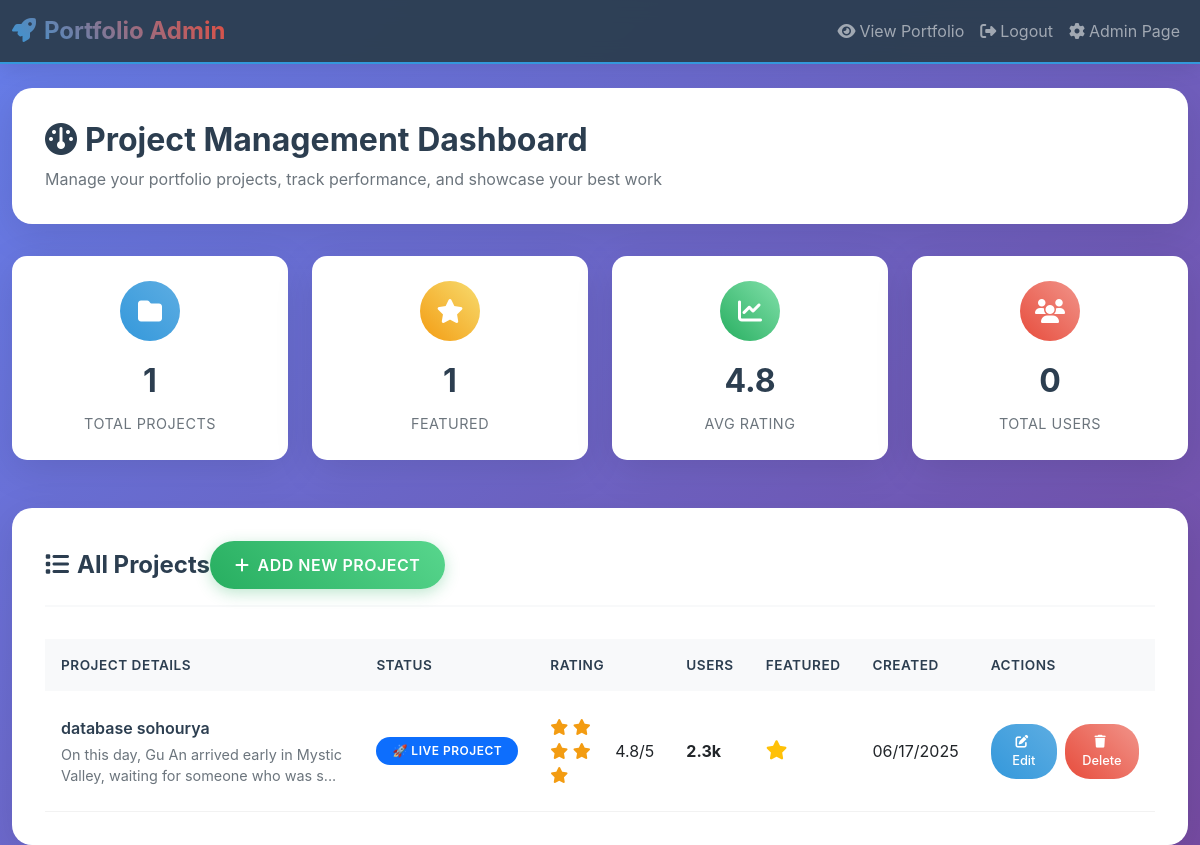
The page /admin (signed in) on the database its author committed.
### models.py (models this page shows, shortened)
    class Project(db.Model):
        id = db.Column(db.Integer, primary_key=True)
        title = db.Column(db.String(100), nullable=False)
        description = db.Column(db.Text, nullable=False)
        thumbnail_url = db.Column(db.String(500))
        project_url = db.Column(db.String(500))
        github_url = db.Column(db.String(500))
        technologies = db.Column(db.String(500))  # Comma-separated tech stack
        status = db.Column(db.String(50), default='🚀 Live Project')  # Live Project, Client Project, Side Project, etc.
        rating = db.Column(db.Float, default=0.0)
        users_count = db.Column(db.String(20))  # e.g., "2.3k users"
        metrics = db.Column(db.String(200))  # e.g., "300% ROI, 6 weeks"
        created_at = db.Column(db.DateTime, default=datetime.utcnow)
        updated_at = db.Column(db.DateTime, default=datetime.utcnow, onupdate=datetime.utcnow)
        is_featured = db.Column(db.Boolean, default=True)

### routes.py (the view)
@app.route('/admin')
@login_required
def admin_dashboard():
    if not current_user.is_admin:
        flash('Access denied.', 'error')
        return redirect(url_for('index'))
    projects = app.Project.query.order_by(app.Project.created_at.desc()).all()
    contacts = app.Contact.query.order_by(app.Contact.created_at.desc()).all()
    return render_template('admin_dashboard.html', projects=projects, contacts=contacts)

### app.py (called while the page is built)
@login_manager.user_loader
def load_user(user_id):
    return app.User.query.get(int(user_id))

### templates/admin_dashboard.html (shortened to what this page needs)
<!DOCTYPE html>
<html lang="en">
<head>
    <link href="https://cdn.jsdelivr.net/npm/bootstrap@5.3.0/dist/css/bootstrap.min.css" rel="stylesheet">
    <link href="https://cdnjs.cloudflare.com/ajax/libs/font-awesome/6.4.0/css/all.min.css" rel="stylesheet">
</head>
<body>
    <nav class="navbar navbar-expand-lg navbar-dark">
        <div class="container">
            <a class="navbar-brand" href="#">
                <i class="fas fa-rocket me-2"></i>Portfolio Admin
            </a>
            <div class="navbar-nav ms-auto">
                <a class="nav-link" href="{{ url_for('index') }}">
                    <i class="fas fa-eye me-1"></i>View Portfolio
                </a>
                <a class="nav-link" href="{{ url_for('admin_logout') }}">
                    <i class="fas fa-sign-out-alt me-1"></i>Logout
                </a>
                 <a class="nav-link" href="{{ url_for('admin_dashboard') }}">
                    <i class="fas fa-cog me-1"></i>Admin Page
                </a>
            </div>
        </div>
    </nav>
    <div class="container mt-4">
        <div class="admin-header">
            <h2><i class="fas fa-dashboard me-2"></i>Project Management Dashboard</h2>
            <p>Manage your portfolio projects, track performance, and showcase your best work</p>
        </div>
        <div class="row stats-row">
            <div class="col-lg-3 col-md-6 mb-3">
                <div class="stat-card">
                    <div class="stat-icon projects">
                        <i class="fas fa-folder"></i>
                    </div>
                    <div class="stat-number">{{ projects|length }}</div>
                    <div class="stat-label">Total Projects</div>
                </div>
            </div>
            <div class="col-lg-3 col-md-6 mb-3">
                <div class="stat-card">
                    <div class="stat-icon featured">
                        <i class="fas fa-star"></i>
                    </div>
                    <div class="stat-number">{{ projects|selectattr('is_featured')|list|length }}</div>
                    <div class="stat-label">Featured</div>
                </div>
            </div>
            <div class="col-lg-3 col-md-6 mb-3">
                <div class="stat-card">
                    <div class="stat-icon rating">
                        <i class="fas fa-chart-line"></i>
                    </div>
                    <div class="stat-number">{{ "%.1f"|format((projects|sum(attribute='rating')/projects|length) if projects else 0) }}</div>
                    <div class="stat-label">Avg Rating</div>
                </div>
            </div>
            <div class="col-lg-3 col-md-6 mb-3">
                <div class="stat-card">
                    <div class="stat-icon users">
                        <i class="fas fa-users"></i>
                    </div>
                    <div class="stat-number">{{ projects|selectattr('users_count')|map(attribute='users_count')|map('int')|sum|default(0) }}</div>
                    <div class="stat-label">Total Users</div>
                </div>
            </div>
        </div>
        <div class="projects-table-container">
            <div class="table-header">
                <h3 class="table-title">
                    <i class="fas fa-list me-2"></i>All Projects
                </h3>
                <a href="{{ url_for('add_project') }}" class="btn btn-success btn-add-project">
                    <i class="fas fa-plus me-2"></i>Add New Project
                </a>
            </div>
            <div class="table-responsive">
                <table class="table">
                    <thead>
                        <tr>
                            <th>Project Details</th>
                            <th>Status</th>
                            <th>Rating</th>
                            <th>Users</th>
                            <th>Featured</th>
                            <th>Created</th>
                            <th>Actions</th>
                        </tr>
                    </thead>
                    <tbody>
                        {% for project in projects %}
                        <tr>
                            <td>
                                <div class="project-title">{{ project.title }}</div>
                                <div class="project-description">{{ project.description[:80] }}{% if project.description|length > 80 %}...{% endif %}</div>
                            </td>
                            <td>
                                <span class="badge status-badge bg-primary">{{ project.status }}</span>
                            </td>
                            <td>
                                <div class="rating-display">
                                    <span class="rating-stars">
                                        {% for i in range(5) %}
                                            <i class="fas fa-star{% if i >= project.rating %} text-muted{% endif %}"></i>
                                        {% endfor %}
                                    </span>
                                    <span>{{ project.rating }}/5</span>
                                </div>
                            </td>
                            <td>
                                <strong>{{ project.users_count or 'N/A' }}</strong>
                            </td>
                            <td>
                                {% if project.is_featured %}
                                    <i class="fas fa-star text-warning featured-icon"></i>
                                {% else %}
                                    <i class="far fa-star text-muted"></i>
                                {% endif %}
                            </td>
                            <td>{{ project.created_at.strftime('%m/%d/%Y') }}</td>
                            <td>
                                <div class="action-buttons">
                                    <a href="{{ url_for('edit_project', project_id=project.id) }}" class="btn btn-action btn-edit">
                                        <i class="fas fa-edit me-1"></i>Edit
                                    </a>
                                    <form method="POST" action="{{ url_for('delete_project', project_id=project.id) }}" class="d-inline delete-form">
                                        <button type="submit" class="btn btn-action btn-delete">
                                            <i class="fas fa-trash me-1"></i>Delete
                                        </button>
                                    </form>
                                </div>
                            </td>
                        </tr>
                        {% endfor %}
                    </tbody>
                </table>
            </div>
        </div>
    </div>
</body>
</html>

### templates/admin_dashboard.html (style rules this page uses)
:root { --primary-color: #2C3E50; --secondary-color: #ECF0F1; --accent-color: #3498DB; --success-color: #27AE60; --danger-color: #E74C3C; --warning-color: #F39C12; --white: #ffffff; --light-gray: #f8f9fa; --transition: all 0.3s ease; --shadow-soft: 0 10px 40px rgba(0, 0, 0, 0.1); --shadow-hover: 0 20px 60px rgba(0, 0, 0, 0.15); }
body { background: linear-gradient(135deg, #667eea 0%, #764ba2 100%); min-height: 100vh; font-family: 'Inter', sans-serif; }
.navbar { background: rgba(44, 62, 80, 0.95) !important; backdrop-filter: blur(10px); border-bottom: 2px solid var(--accent-color); box-shadow: 0 4px 20px rgba(0, 0, 0, 0.1); }
.navbar-brand { font-weight: 700; font-size: 1.5rem; background: linear-gradient(45deg, var(--accent-color), #E74C3C); -webkit-background-clip: text; -webkit-text-fill-color: transparent; background-clip: text; }
.container { max-width: 1200px; }
.admin-header { background: white; border-radius: 20px; padding: 2rem; margin-bottom: 2rem; box-shadow: var(--shadow-soft); border: 1px solid rgba(255, 255, 255, 0.2); animation: slideInDown 0.6s ease; }
.admin-header h2 { color: var(--primary-color); font-weight: 700; margin-bottom: 0.5rem; }
.admin-header p { color: #6c757d; margin-bottom: 0; }
.stats-row { margin-bottom: 2rem; }
.stat-card { background: white; border-radius: 15px; padding: 1.5rem; text-align: center; box-shadow: var(--shadow-soft); transition: var(--transition); border: 1px solid rgba(255, 255, 255, 0.2); animation: fadeInUp 0.6s ease; animation-fill-mode: both; }
.stat-card:nth-child(1) { animation-delay: 0.1s; }
.stat-icon { width: 60px; height: 60px; border-radius: 50%; display: flex; align-items: center; justify-content: center; margin: 0 auto 1rem; font-size: 1.5rem; color: white; }
.stat-icon.projects { background: linear-gradient(45deg, var(--accent-color), #5DADE2); }
.stat-icon.featured { background: linear-gradient(45deg, var(--warning-color), #F7DC6F); }
.stat-icon.rating { background: linear-gradient(45deg, var(--success-color), #82E0AA); }
.stat-icon.users { background: linear-gradient(45deg, var(--danger-color), #F1948A); }
.stat-number { font-size: 2rem; font-weight: 700; color: var(--primary-color); margin-bottom: 0.5rem; }
.stat-label { color: #6c757d; font-size: 0.9rem; text-transform: uppercase; letter-spacing: 0.5px; }
.projects-table-container { background: white; border-radius: 20px; padding: 2rem; box-shadow: var(--shadow-soft); border: 1px solid rgba(255, 255, 255, 0.2); animation: fadeInUp 0.8s ease 0.3s both; }
.table-header { display: flex; justify-content: between; align-items: center; margin-bottom: 2rem; padding-bottom: 1rem; border-bottom: 2px solid var(--light-gray); }
.table-title { color: var(--primary-color); font-weight: 700; font-size: 1.5rem; margin: 0; }
.btn-add-project { background: linear-gradient(45deg, var(--success-color), #58D68D); border: none; border-radius: 50px; padding: 12px 25px; font-weight: 600; text-transform: uppercase; letter-spacing: 0.5px; transition: var(--transition); box-shadow: 0 4px 15px rgba(39, 174, 96, 0.3); }
.table { margin-bottom: 0; }
.table thead th { background: var(--light-gray); color: var(--primary-color); font-weight: 600; border: none; padding: 1rem; text-transform: uppercase; letter-spacing: 0.5px; font-size: 0.85rem; }
.table tbody tr { transition: var(--transition); border: none; }
.table tbody td { padding: 1.5rem 1rem; vertical-align: middle; border: none; border-bottom: 1px solid rgba(0, 0, 0, 0.05); }
.project-title { font-weight: 600; color: var(--primary-color); margin-bottom: 0.25rem; }
.project-description { color: #6c757d; font-size: 0.9rem; }
.status-badge { padding: 0.5rem 1rem; border-radius: 25px; font-size: 0.8rem; font-weight: 600; text-transform: uppercase; letter-spacing: 0.5px; }
.rating-display { display: flex; align-items: center; gap: 0.5rem; }
.rating-stars { color: var(--warning-color); }
.featured-icon { font-size: 1.2rem; animation: pulse 2s infinite; }
.action-buttons { display: flex; gap: 0.5rem; }
.btn-action { padding: 0.5rem 1rem; border-radius: 25px; font-size: 0.8rem; font-weight: 500; transition: var(--transition); border: none; }
.btn-edit { background: linear-gradient(45deg, var(--accent-color), #5DADE2); color: white; }
.btn-delete { background: linear-gradient(45deg, var(--danger-color), #F1948A); color: white; }
.badge { font-size: 0.75rem; }

### rows shown on the page
Project: title "database sohourya", description "On this day, Gu An arrived early in Mystic Valley, waiting for someone who was s", status "🚀 LIVE PROJECT", rating "4.8", users_count "2.3k", is_featured True (drawn), created_at "06/17/2025"

### other values the page prints
{{ projects|length }} "1"
{{ projects|selectattr('is_featured')|list|length }} "1"
